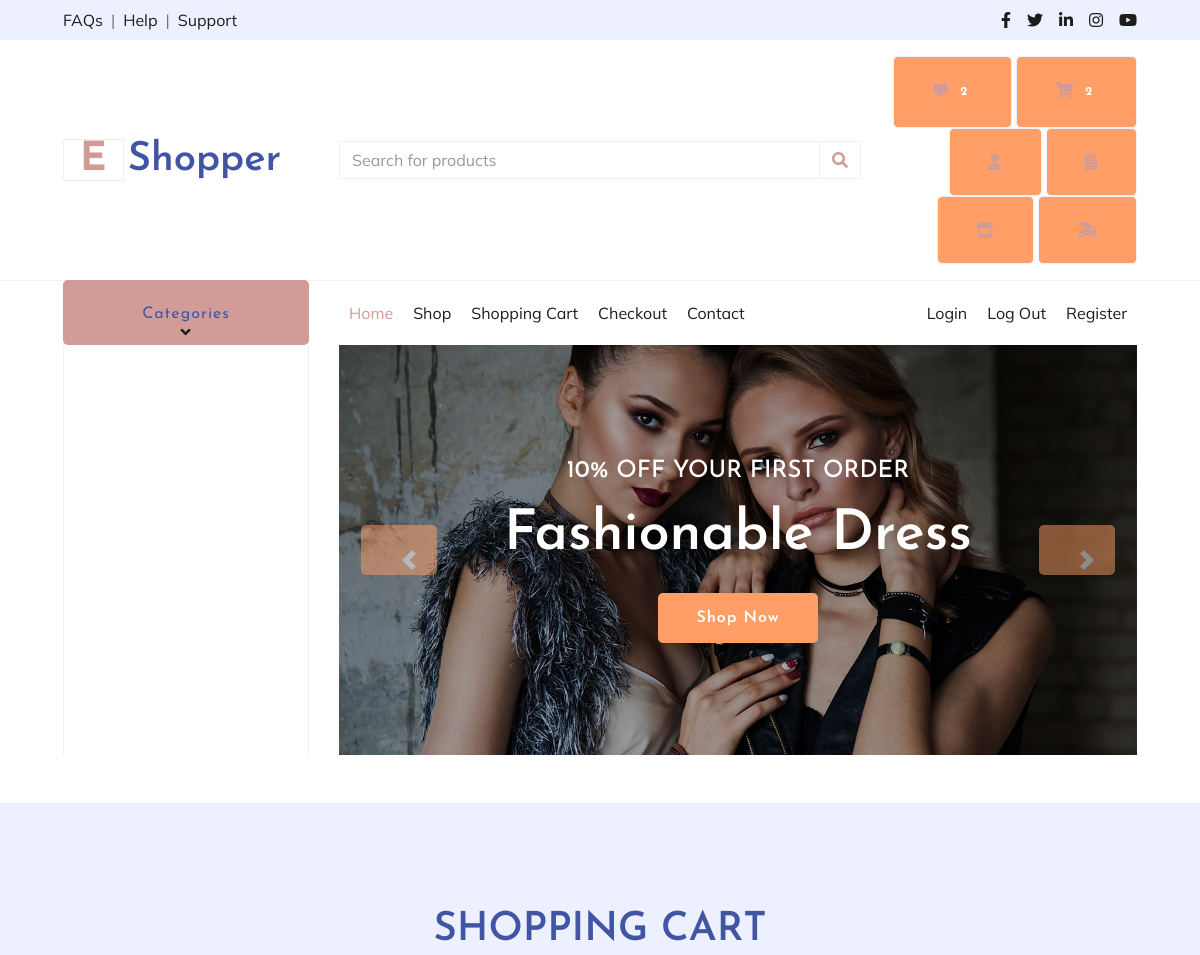
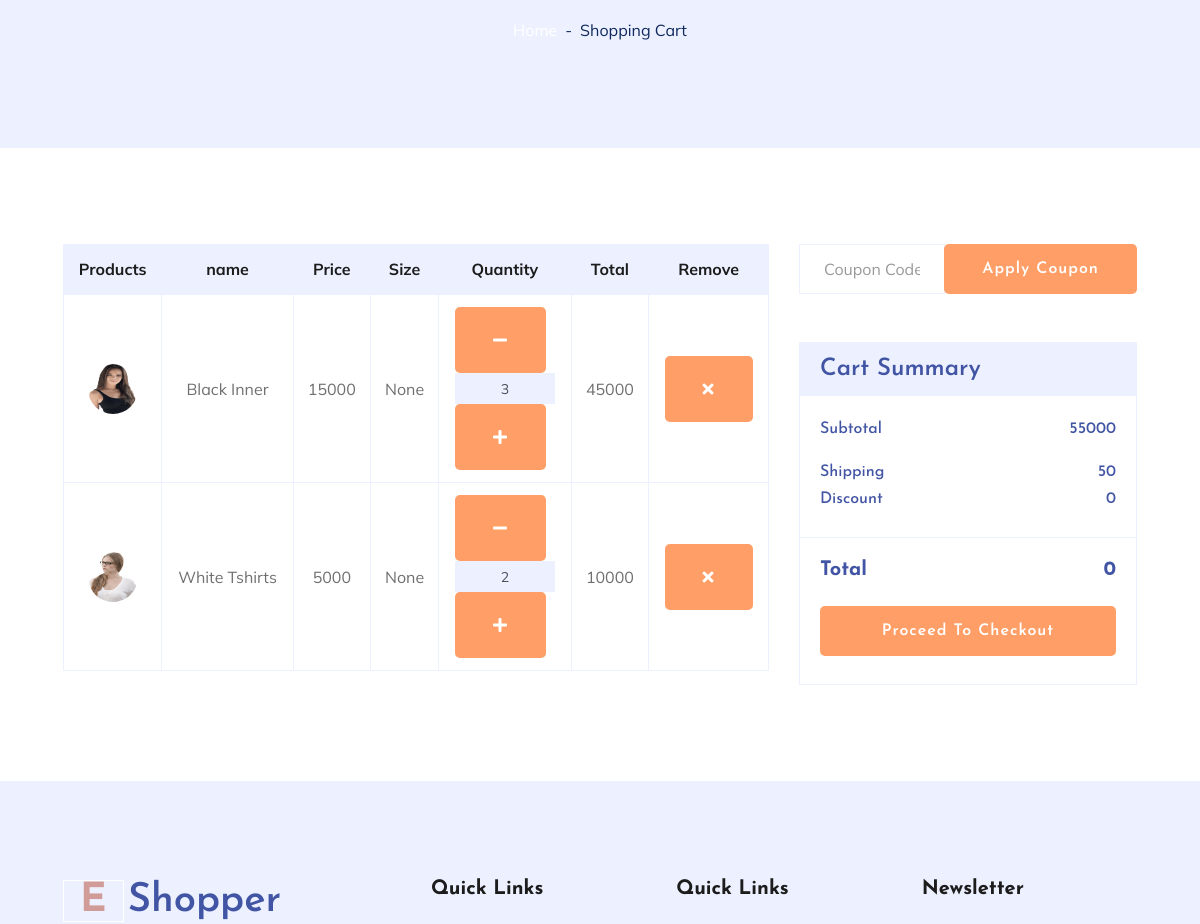
/cart (signed in, upper part), run on an earlier commit of the app's database (2 pictures, top to bottom).
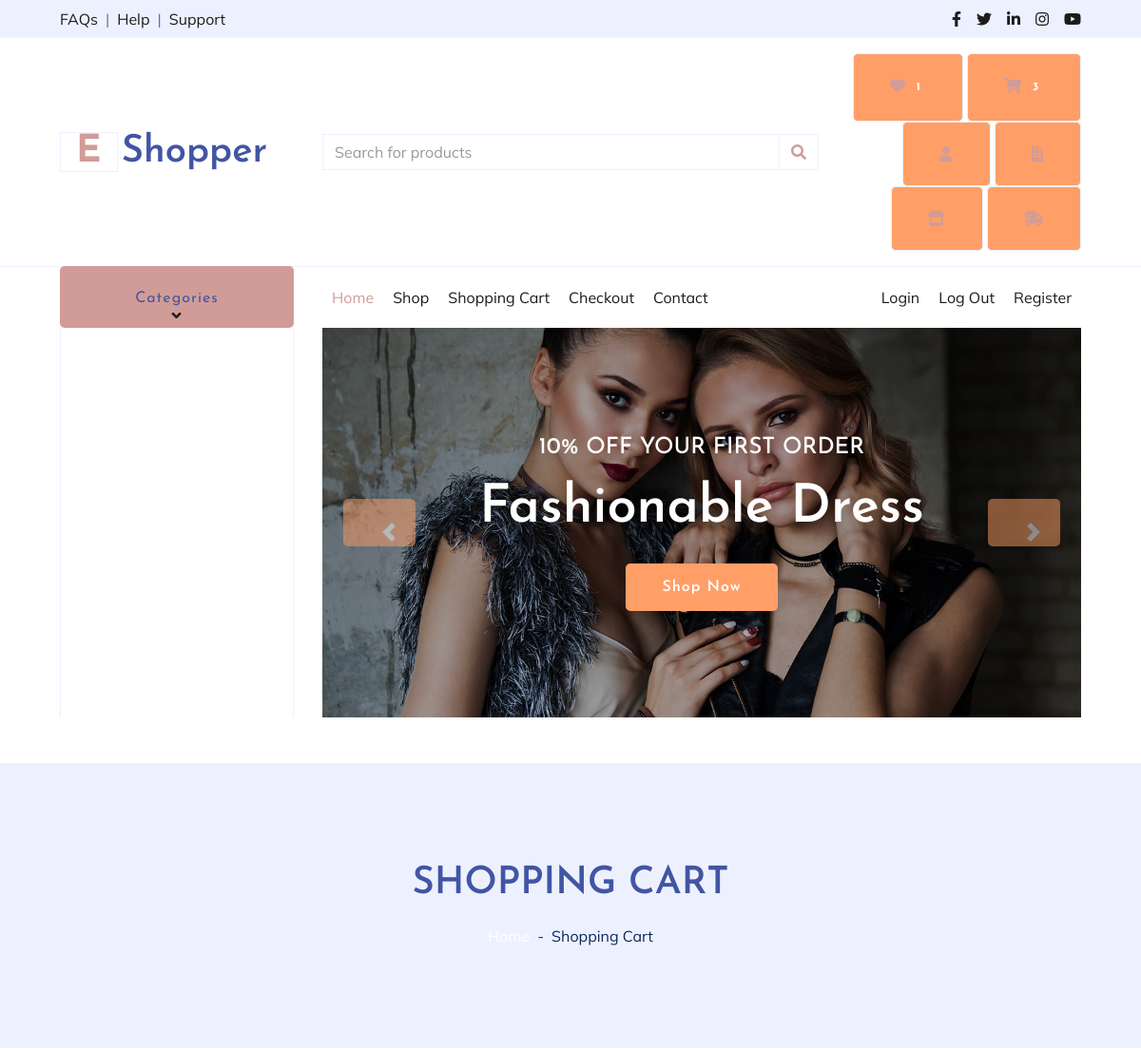
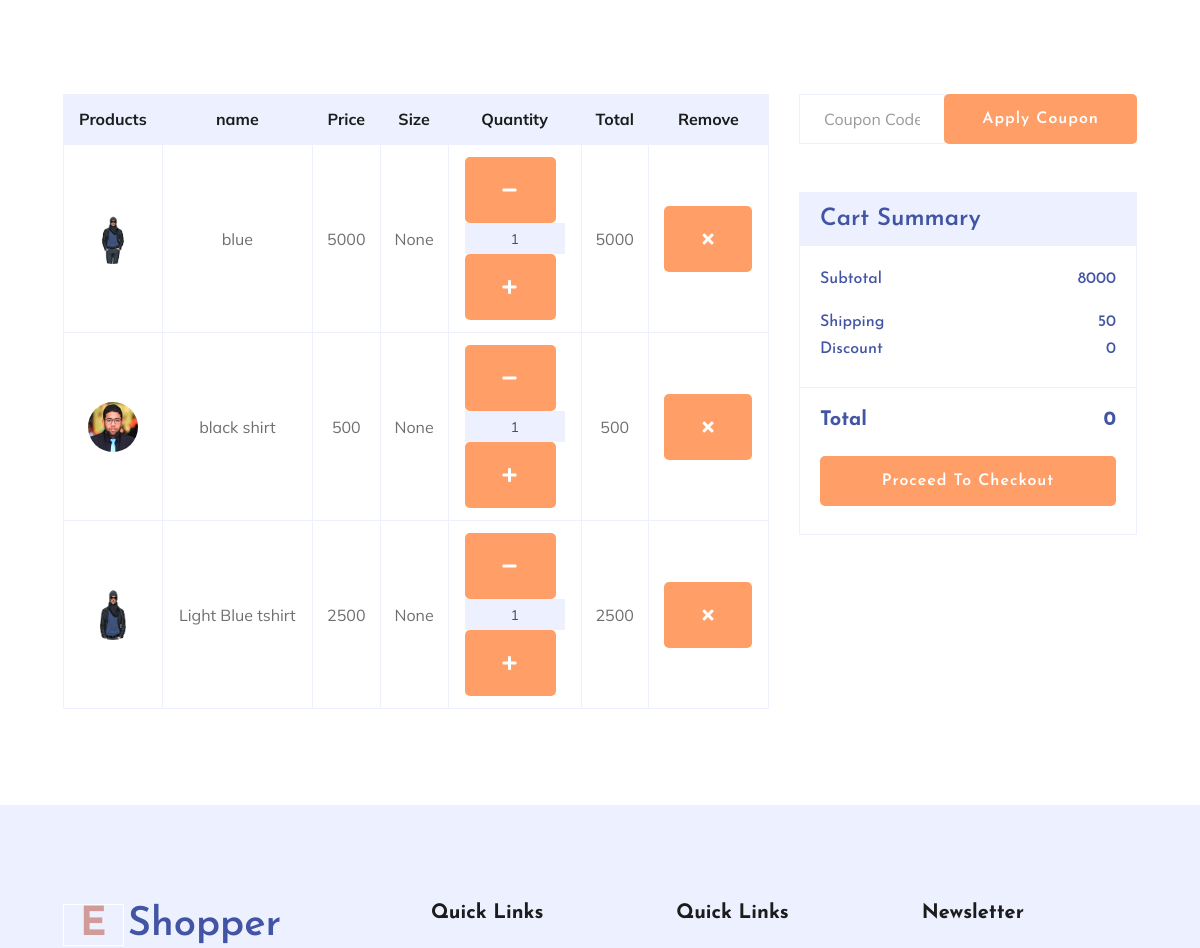
And on a later commit of the database (2 pictures, top to bottom).
### shooper_app/models.py (models this page shows, shortened)
class Add_to_cart(models.Model):
    product_id=models.ForeignKey(product,on_delete=models.CASCADE,null=True,blank=True)
    user_id=models.ForeignKey(User,on_delete=models.CASCADE,null=True,blank=True)
    image=models.ImageField(upload_to="media")
    name=models.CharField(max_length=50,null=True,blank=True)
    size=models.CharField(max_length=40,null=True,blank=True)
    price=models.IntegerField()
    quantity=models.IntegerField(default=1)
    total_price=models.IntegerField()

### shooper_app/views.py (the view)
# urls.py: path('cart', views.cart, name='cart'),
def cart(request):
    if "email" in request.session:
        uid=User.objects.get(email=request.session['email'])
        cid=Add_to_cart.objects.filter(user_id=uid)
        prod=Add_to_cart.objects.filter(user_id=uid)
        count=Add_to_cart.objects.filter(user_id=uid).count()
        countt=Add_to_whishlist.objects.filter(user_id=uid).count()
        pid=product.objects.all().order_by("-id")
        l1=[]
        sub_total=0
        charge=50
        total=0
        discount=0
        for i in prod:
            a=i.quantity*i.price
            l1.append(a)
            sub_total=sum(l1)
        con={"user_id":uid,"product_id":pid,
                "cid":cid,"total":total,"sub_total":sub_total,"charge":charge,"count":count,"countt":countt,"discount":discount}
        return render(request,"cart.html",con)
    else:
        return render(request,"cart.html")

### shooper_app/templates/cart.html (shortened to what the changed rows need)
{% extends "index.html" %}
{% load static %}
{% block content %}
    <div class="container-fluid bg-secondary mb-5">
        <div class="d-flex flex-column align-items-center justify-content-center" style="min-height: 300px">
            <h1 class="font-weight-semi-bold text-uppercase mb-3">Shopping Cart</h1>
        </div>
    </div>
    {% if count < 1 %}
    <div  class="d-flex flex-column align-items-center justify-content-center" style="min-height: 300px">
        <img src="{% static 'img/cart11.avif' %}" style="height: 250px;">
    <h3><strong>Your Cart is Empty 🙃</strong></h3>
            <h4>Add Something To Make Me Happy 🙂</h4>
            <div class="d-inline-flex ">
                <a href="{% url 'shop' %}" class="btn btn-success cart-btn-transform m-3" data-abc="true">continue shopping</a>
        </div>
     </div>
    {% else %}
    <div class="container-fluid pt-5">
        <div class="row px-xl-5">
            <div class="col-lg-8 table-responsive mb-5">
                <table class="table table-bordered text-center mb-0">
                    <thead class="bg-secondary text-dark">
                        <tr>
                            <th>Products</th>
                            <th>name</th>
                            <th>Price</th>
                            <th>Size</th>
                            <th>Quantity</th>
                            <th>Total</th>
                            <th>Remove</th>
                        </tr>
                    </thead>
                    <tbody class="align-middle">
                        {% for i in cid %}
                        <tr>
                            <td class="align-middle">
                                <img src="{{ i.image.url }}" alt="{{ i.name }}" style="width: 50px; height: 50px; border-radius: 50%;">
                            </td>
                            <td class="align-middle">{{i.name}}</td>
                            <td class="align-middle">{{i.price}}</td>
                            <td class="align-middle">{{i.size}}</td>
                            <td class="align-middle">
                                <div class="input-group quantity mx-auto" style="width: 100px;">
                                    <div class="input-group-btn">
                                       <a href="{% url 'cart_mines' i.id %}"><button class="btn btn-sm btn-primary btn-minus" >
                                        <i class="fa fa-minus"></i>
                                        </button></a>
                                    </div>
                                    <input type="text" class="form-control form-control-sm bg-secondary text-center" value="{{i.quantity}}">
                                    <div class="input-group-btn">
                                        <a href="{% url 'cart_plus' i.id %}"><button class="btn btn-sm btn-primary btn-plus">
                                            <i class="fa fa-plus"></i>
                                        </button></a>
                                    </div>
                                </div>
                            </td>
                            <td class="align-middle">{{i.total_price}}</td>
                            <td class="align-middle"><a href="{% url 'cart_remove' i.id %}"><button class="btn btn-sm btn-primary"><i class="fa fa-times"></i></button></a></td>
                        </tr>
                        {% endfor %}
                    </tbody>
                </table>
            </div>
            <div class="col-lg-4">
                <form class="mb-5" action="{% url 'apply_coupon' %}" method="POST">
                    <div class="input-group">
                        <input type="text" class="form-control p-4" placeholder="Coupon Code" name="code">
                        <div class="input-group-append">
                            <button class="btn btn-primary" type="submit">Apply Coupon</button>
                        </div>
                    </div>
                </form>
                <div class="card border-secondary mb-5">
                    <div class="card-header bg-secondary border-0">
                        <h4 class="font-weight-semi-bold m-0">Cart Summary</h4>
                    </div>
                    <div class="card-body">
                        <div class="d-flex justify-content-between mb-3 pt-1">
                            <h6 class="font-weight-medium">Subtotal</h6>
                            <h6 class="font-weight-medium">{{sub_total}}</h6>
                        </div>
                        <div class="d-flex justify-content-between">
                            <h6 class="font-weight-medium">Shipping</h6>
                            <h6 class="font-weight-medium">{{charge}}</h6>
                        </div>
                        <div class="d-flex justify-content-between">
                            <h6 class="font-weight-medium">Discount</h6>
                            <h6 class="font-weight-medium">{{discount}}</h6>
                        </div>
                    </div>
                    <div class="card-footer border-secondary bg-transparent">
                        <div class="d-flex justify-content-between mt-2">
                            <h5 class="font-weight-bold">Total</h5>
                            <h5 class="font-weight-bold">{{total}}</h5>
                        </div>
                        <a href="{% url 'checkout' %}"><button class="btn btn-block btn-primary my-3 py-3">Proceed To Checkout</button></a>
                    </div>
                </div>
            </div>
        </div>
    </div>
    {% endif %}
    {% endblock %}

What changed in the data, as far as the page shows it:
removed Add_to_cart: image (picture), name "Black Inner", price "15000", size "None", quantity "3", total_price "45000"
removed Add_to_cart: image (picture), name "White Tshirts", price "5000", size "None", quantity "2", total_price "10000"
added Add_to_cart: image (picture), name "blue", price "5000", size "None", quantity "1", total_price "5000"
added Add_to_cart: image (picture), name "black shirt", price "500", size "None", quantity "1", total_price "500"
added Add_to_cart: image (picture), name "Light Blue tshirt", price "2500", size "None", quantity "1", total_price "2500"
Also different on the page:
{{ countt }}: "2" → "1"
{{ count }}: "2" → "3"
{{ sub_total }}: "55000" → "8000"
